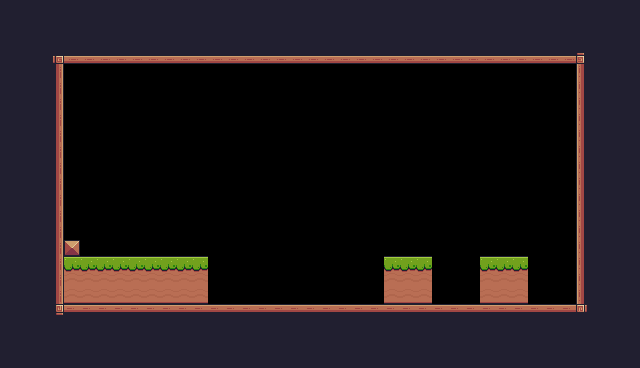

A 2D game scene composited from a Tiled map and its tileset images. What follows is a short description and the map's XML, with every tile layer's data as written:
An orthogonal 40x23 tile map with 16x16 px tiles, 1 tile layer (Background) and 1 object (Player).

<map version="1.10" tiledversion="1.10.2" orientation="orthogonal" renderorder="right-down" width="40" height="23" tilewidth="16" tileheight="16" infinite="0" nextlayerid="3" nextobjectid="15">
 <tileset firstgid="1" source="Pixel Adventure.tsx" />
 <layer id="1" name="Background" width="40" height="23">
  <data encoding="csv">
24,24,24,24,24,24,24,24,24,24,24,24,24,24,24,24,24,24,24,24,24,24,24,24,24,24,24,24,24,24,24,24,24,24,24,24,24,24,24,24,
24,24,24,24,24,24,24,24,24,24,24,24,24,24,24,24,24,24,24,24,24,24,24,24,24,24,24,24,24,24,24,24,24,24,24,24,24,24,24,24,
24,24,24,24,24,24,24,24,24,24,24,24,24,24,24,24,24,24,24,24,24,24,24,24,24,24,24,24,24,24,24,24,24,24,24,24,24,24,24,24,
24,24,24,92,134,134,134,134,134,134,134,134,134,134,134,134,134,134,134,134,134,134,134,134,134,134,134,134,134,134,134,134,134,134,134,134,93,24,24,24,
24,24,24,113,0,0,0,0,0,0,0,0,0,0,0,0,0,0,0,0,0,0,0,0,0,0,0,0,0,0,0,0,0,0,0,0,111,24,24,24,
24,24,24,113,0,0,0,0,0,0,0,0,0,0,0,0,0,0,0,0,0,0,0,0,0,0,0,0,0,0,0,0,0,0,0,0,111,24,24,24,
24,24,24,113,0,0,0,0,0,0,0,0,0,0,0,0,0,0,0,0,0,0,0,0,0,0,0,0,0,0,0,0,0,0,0,0,111,24,24,24,
24,24,24,113,0,0,0,0,0,0,0,0,0,0,0,0,0,0,0,0,0,0,0,0,0,0,0,0,0,0,0,0,0,0,0,0,111,24,24,24,
24,24,24,113,0,0,0,0,0,0,0,0,0,0,0,0,0,0,0,0,0,0,0,0,0,0,0,0,0,0,0,0,0,0,0,0,111,24,24,24,
24,24,24,113,0,0,0,0,0,0,0,0,0,0,0,0,0,0,0,0,0,0,0,0,0,0,0,0,0,0,0,0,0,0,0,0,111,24,24,24,
24,24,24,113,0,0,0,0,0,0,0,0,0,0,0,0,0,0,0,0,0,0,0,0,0,0,0,0,0,0,0,0,0,0,0,0,111,24,24,24,
24,24,24,113,0,0,0,0,0,0,0,0,0,0,0,0,0,0,0,0,0,0,0,0,0,0,0,0,0,0,0,0,0,0,0,0,111,24,24,24,
24,24,24,113,0,0,0,0,0,0,0,0,0,0,0,0,0,0,0,0,0,0,0,0,0,0,0,0,0,0,0,0,0,0,0,0,111,24,24,24,
24,24,24,113,0,0,0,0,0,0,0,0,0,0,0,0,0,0,0,0,0,0,0,0,0,0,0,0,0,0,0,0,0,0,0,0,111,24,24,24,
24,24,24,113,0,0,0,0,0,0,0,0,0,0,0,0,0,0,0,0,0,0,0,0,0,0,0,0,0,0,0,0,0,0,0,0,111,24,24,24,
24,24,24,113,35,0,0,0,0,0,0,0,0,0,0,0,0,0,0,0,0,0,0,0,0,0,0,0,0,0,0,0,0,0,0,0,111,24,24,24,
24,24,24,113,8,8,8,8,8,8,8,8,8,0,0,0,0,0,0,0,0,0,0,0,8,8,8,0,0,0,8,8,8,0,0,0,111,24,24,24,
24,24,24,113,30,30,30,30,30,30,30,30,30,0,0,0,0,0,0,0,0,0,0,0,30,30,30,0,0,0,30,30,30,0,0,0,111,24,24,24,
24,24,24,113,52,52,52,52,52,52,52,52,52,0,0,0,0,0,0,0,0,0,0,0,52,52,52,0,0,0,52,52,52,0,0,0,111,24,24,24,
24,24,24,114,90,90,90,90,90,90,90,90,90,90,90,90,90,90,90,90,90,90,90,90,90,90,90,90,90,90,90,90,90,90,90,90,115,24,24,24,
24,24,24,24,24,24,24,24,24,24,24,24,24,24,24,24,24,24,24,24,24,24,24,24,24,24,24,24,24,24,24,24,24,24,24,24,24,24,24,24,
24,24,24,24,24,24,24,24,24,24,24,24,24,24,24,24,24,24,24,24,24,24,24,24,24,24,24,24,24,24,24,24,24,24,24,24,24,24,24,24,
24,24,24,24,24,24,24,24,24,24,24,24,24,24,24,24,24,24,24,24,24,24,24,24,24,24,24,24,24,24,24,24,24,24,24,24,24,24,24,24
</data>
 </layer>
 <objectgroup id="2" name="Spawnpoints">
  <object id="13" name="Player" type="Player" x="288" y="256" width="32" height="32" />
 </objectgroup>
</map>
